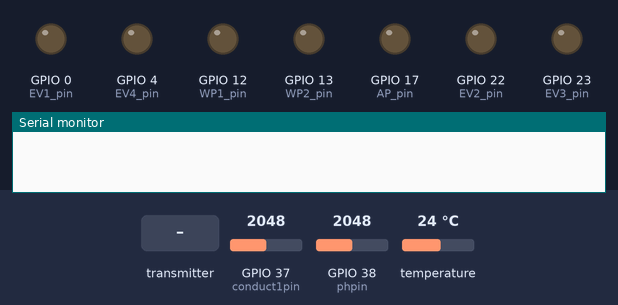
This sketch was run on a simulated ESP32. Parts: output pins drawn as LEDs (lit = HIGH), the last lines printed to the serial monitor. Inputs (shaded band) come from the test bench; at power-on: GPIO 37 (conduct1pin) = 2048, GPIO 38 (phpin) = 2048, temperature 24 °C.

Above: at 1.3 s.
1.4 s: the transmitter starts sending ident = 0
3.4 s: the transmitter starts sending ident = 1
5.4 s: the transmitter starts sending update1 = 1
At 6.1 s:
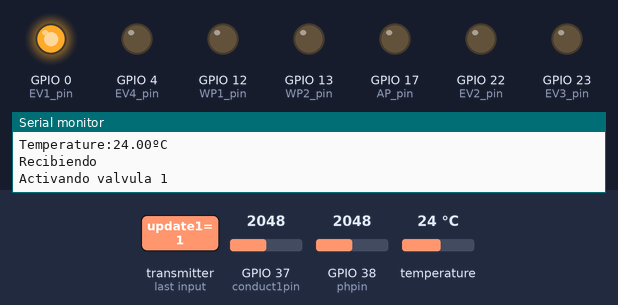
6.9 s: the transmitter starts sending update1 = 0
At 7.2 s:
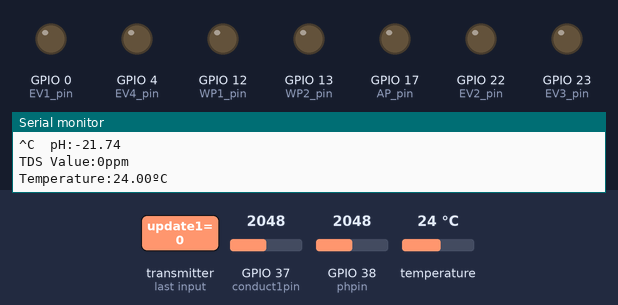
Timing chart, 0 to 9.9 s (numbered marks = the images above; inputs shaded):
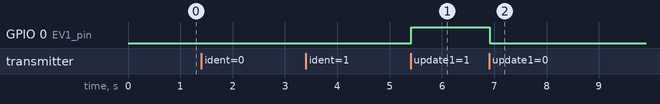

Measured:
- after the input at 5.4 s, GPIO 0 (EV1_pin): LOW → HIGH at once
- after the input at 6.9 s, GPIO 0 (EV1_pin): HIGH → LOW at once

The sketch:

prueba_nodocentral1.ino
```cpp
//Codigo perspectiva del nodo central hacia el nodo B

#include <WiFi.h>
#include <esp_now.h>
#include <esp_wifi.h>
#include "DFRobot_PH.h"
#include <EEPROM.h>
#include <OneWire.h>
#include <DallasTemperature.h>

#define CHANNEL 0       //Definiendo el canal de comunicacion para la comunicacion entre en initiator y el responder
#define phpin 38       //anadir pin al que va conectado el sensor de ph
#define conduct1pin 37   //anadir pin al que va conectado el sensor de conductividad
const int temppin = 36;      //anadir pin al que va conectado el sensor de temperatura
#define VREF 3.3      // analog reference voltage(Volt) of the ADC
#define SCOUNT  30           // sum of sample point
int analogBuffer[SCOUNT];    // store the analog value in the array, read from ADC
int analogBufferTemp[SCOUNT];
int analogBufferIndex = 0;
int copyIndex = 0;

//Pines de las valvulas y bombas

#define EV1_pin 0
#define EV2_pin 22
#define EV3_pin 23
#define EV4_pin 4
#define WP1_pin 12
#define WP2_pin 13
#define AP_pin 17


//Estados de las valvulas y bombas

bool valvula1state;
bool valvula2state;
bool valvula3state;
bool valvula4state;
bool bomba1state;
bool bomba2state;
bool bombaairestate;

//Variables a medir en nodo central
float phValue = 0;
float averageVoltage = 0;
float tdsValue = 0;
float temperature = 30; //OJO REVISAR ESTE VALOR
DFRobot_PH ph;

OneWire oneWire(temppin);    // Setup a oneWire instance to communicate with any OneWire devices

DallasTemperature sensors(&oneWire);    // Pass our oneWire reference to Dallas Temperature sensor

// Variables a enviar
float ph_send;
float temp1;
float temp2;
float conduct1;
float conduct2;
float eco2;
float uv;
float humedad_sustrato;
float temp_ambiente;
float humedad_ambiente;

// MAC Address (esp32 del nodo B)
uint8_t broadcastAddress[] = {0xA0, 0x76, 0x4E, 0x5A, 0x5B, 0xC0};

//// ======================================== Variable for millis / timer.
unsigned long previousMillis = 0;
const long interval = 10000;

// Definiendo la estructura de datos que va al nodo B, la "b" indica que estas varibles van a este nodo (debe matchear la estructura del responder)
typedef struct struct_message {
int ID;
float b_ph;
float b_temp1;
float b_temp2;
float b_conduct1;
float b_conduct2;
float b_eco2;
float b_uv;
float b_humedad_sustrato;
float b_temp_ambiente;
float b_humedad_ambiente;
bool b_valvula1state;
bool b_valvula2state;
bool b_valvula3state;
bool b_valvula4state;
bool b_water1state;
bool b_water2state;
bool b_airstate;
} struct_message;

// Creando un objeto de la estructura de datos
struct_message mediciones_estados;

// Define data structure para las instrucciones a enviar al nodo central desde el web server. La "c" en los componentes del struct representan que van al nodo central
typedef struct struct_message1 {

int ident;
bool update1;
bool update2;
bool update3;
bool update4;
bool update5;
bool update6;
bool update7;

} struct_message1;

// Creando un objeto de la estructura de datos
struct_message1 instrucciones;


// Sent data callback function - callback para mandar las mediciones
void OnDataSent(const uint8_t *macAddr, esp_now_send_status_t status)
{
  Serial.print("Send Status: ");
  Serial.println(status == ESP_NOW_SEND_SUCCESS ? "Delivery Success" : "Delivery Fail");
}

// Receive data callback function - callback para recibir las instrucciones
void OnDataRecv(const uint8_t * mac, const uint8_t *incomingData, int len)
{
  // Recibiendo data
  memcpy(&instrucciones, incomingData, sizeof(instrucciones));
  Serial.println("Recibiendo");


  // AQUI SE DEBE ESCRIBIR QUE SE VA A HACER EN LA SALIDAS FISICAS DE ACUERDO AL ID RECIBIDO
  if(instrucciones.ident == 1){
    if(instrucciones.update1 == 1){
      digitalWrite(EV1_pin, HIGH);
      Serial.println("Activando valvula 1");
    }
    else{
      digitalWrite(EV1_pin, LOW);
      Serial.println("Desactivando valvula 1");
      }

  }

  if(instrucciones.ident == 2){
    if(instrucciones.update2 == 1){
      digitalWrite(EV2_pin, HIGH);
      Serial.println("Activando valvula 2");
    }
    else{
      digitalWrite(EV2_pin, LOW);
      Serial.println("Desactivando valvula 2");
      }
  }

  if(instrucciones.ident == 3){
    if(instrucciones.update3 == 1){
      digitalWrite(EV3_pin, HIGH);
      Serial.println("Activando valvula 3");
    }
    else{
      digitalWrite(EV3_pin, LOW);
      Serial.println("Desactivando valvula 3");
      }
  }

  if(instrucciones.ident == 4){
    if(instrucciones.update4 == 1){
      digitalWrite(EV4_pin, HIGH);
      Serial.println("Activando valvula 4");
    }
    else{
      digitalWrite(EV4_pin, LOW);
      Serial.println("Desactivando valvula 4");
      }
  }
  if(instrucciones.ident == 5){
    if(instrucciones.update5 == 1){
      digitalWrite(WP1_pin, HIGH);
      Serial.println("Activando bomba de agua 1");
    }
    else{
      digitalWrite(WP1_pin, LOW);
      Serial.println("Desactivando bomba de agua 1");
      }
  }

  if(instrucciones.ident == 6){
    if(instrucciones.update6 == 1){
      digitalWrite(WP2_pin, HIGH);
      Serial.println("Activando bomba de agua 2");
    }
    else{
      digitalWrite(WP2_pin, LOW);
      Serial.println("Desactivando bomba de agua 2");
      }
  }

  if(instrucciones.ident == 7){
    if(instrucciones.update7 == 1){
      digitalWrite(AP_pin, HIGH);
      Serial.println("Activando bomba de aire");
    }
    else{
      digitalWrite(AP_pin, LOW);
      Serial.println("Desactivando bomba de aire");
      }
  }

}

void setup() {

  pinMode(EV1_pin, OUTPUT);
  pinMode(EV2_pin, OUTPUT);
  pinMode(EV3_pin, OUTPUT);
  pinMode(EV4_pin, OUTPUT);
  pinMode(WP1_pin, OUTPUT);
  pinMode(WP2_pin, OUTPUT);
  pinMode(AP_pin, OUTPUT);

  // Serial monitor
  Serial.begin(115200);
  delay(100);

  //Declarando el pin de sensor de conductividad 1 como entrada e iniciando sensores
  pinMode(conduct1pin, INPUT);
  ph.begin();
  sensors.begin();

  // Configurando esp32 en modo estacion
  WiFi.mode(WIFI_STA);

  int cur_WIFIchannel = WiFi.channel();

  if (cur_WIFIchannel != CHANNEL) {
    //WiFi.printDiag(Serial); // Uncomment to verify channel number before
    esp_wifi_set_promiscuous(true);
    esp_wifi_set_channel(CHANNEL, WIFI_SECOND_CHAN_NONE);
    esp_wifi_set_promiscuous(false);
    //WiFi.printDiag(Serial); // Uncomment to verify channel change after
  }

  // Iniciando ESP-NOW
  if (esp_now_init() != 0) {
    Serial.println("Error initializing ESP-NOW");
    //return;
  }

  // Define callback function
  esp_now_register_send_cb(OnDataSent);

  esp_now_peer_info_t peerInfo = {};
  memcpy(peerInfo.peer_addr, broadcastAddress, 6);
  peerInfo.channel = 0;
  peerInfo.encrypt = false;

  if (esp_now_add_peer(&peerInfo) != ESP_OK) {
    Serial.println("Failed to add peer");
    //return;
    }
 // Register callback function
  esp_now_register_recv_cb(OnDataRecv);

}

void loop() {

 //---------------Obteniendo valores sensor pH---------------------------
  sensors.requestTemperatures();
  float temperature = sensors.getTempCByIndex(0);

  static unsigned long timepoint = millis();
  if(millis()-timepoint>1000U){                       //time interval: 1s
        timepoint = millis();
        //temperature = readTemperature();            // read your temperature sensor to execute temperature compensation
        averageVoltage = analogRead(phpin)/1024.0*(3300);  // read the voltage
        phValue = ph.readPH(averageVoltage,temperature);   // convert voltage to pH with temperature compensation
        //Serial.print("temperature:");
        //Serial.print(temperature,1);
        Serial.print("^C  pH:");
        Serial.println(phValue,2);
    }
   ph.calibration(averageVoltage,temperature);           // calibration process by Serail CMD

//------------Obteniendo valores sensor TDS------------------------------

  static unsigned long analogSampleTimepoint = millis();
  if (millis() - analogSampleTimepoint > 40U)  //every 40 milliseconds,read the analog value from the ADC
  {
    analogSampleTimepoint = millis();
    analogBuffer[analogBufferIndex] = analogRead(conduct1pin);    //read the analog value and store into the buffer
    analogBufferIndex++;
    if (analogBufferIndex == SCOUNT)
      analogBufferIndex = 0;
  }
  static unsigned long printTimepoint = millis();
  if (millis() - printTimepoint > 800U)
  {
    printTimepoint = millis();
    for (copyIndex = 0; copyIndex < SCOUNT; copyIndex++)
      analogBufferTemp[copyIndex] = analogBuffer[copyIndex];
    averageVoltage = getMedianNum(analogBufferTemp, SCOUNT) * (float)VREF / 1024.0; // read the analog value more stable by the median filtering algorithm, and convert to voltage value
    float compensationCoefficient = 1.0 + 0.02 * (temperature - 25.0); //temperature compensation formula: fFinalResult(25^C) = fFinalResult(current)/(1.0+0.02*(fTP-25.0));
    float compensationVolatge = averageVoltage / compensationCoefficient; //temperature compensation
    tdsValue = (133.42 * compensationVolatge * compensationVolatge * compensationVolatge - 255.86 * compensationVolatge * compensationVolatge + 857.39 * compensationVolatge) * 0.5; //convert voltage value to tds value

    Serial.print("TDS Value:");
    Serial.print(tdsValue, 0);
    Serial.println("ppm");

    Serial.print("Temperature:");
    Serial.print(temperature);
    Serial.println("ºC");
  }
  //-------------------------------------------------------------------------
    /*
    Con el fin de perparar todos los datos para enviarlos en un nuevo struct
    se asignan a las variables ph, conduct1 y temp1 los valores de ph, conductividad 1
    y temperatura 1 medidos por los sensores que se encuentran integrados
    en este dispositivo (nodo central), para el caso de ph y conductividad incluir
    las librerias correspondientes
    */
  unsigned long currentMillis = millis();
  if (currentMillis - previousMillis >= interval) {
    previousMillis = currentMillis;

  ph_send = 1.1;// variable almacenadora o funcion para medicion de ph (libreria DFRobot_PH.h)
  temp1 = 1.1; // variable almacenadora o funcion para medicion de temperatura (libreria OneWire.h y DallasTemperature.h)
  temp2 = 1.1; //variable que almacena el valor de temp2
  conduct1 = 1.1; //  variable almacenadora o funcion para medicion de conductividad 1 (libreria)
  conduct2 = 1.1; //variable que almacena el valor de conduct2
  eco2 = 1.1; //variable que almacena el valor de coduct2
  uv = 1.1; //variable que almacena el valor de uv
  humedad_sustrato = 1.1; //variable que almacena el valor de huemdad del sustrato
  temp_ambiente = 1.1; //variable que almacena el valor de humedad del sustrato
  humedad_ambiente = 1.1; //variable que almacena el valor de humedad ambiente

  valvula1state = digitalRead(0);
  valvula2state = digitalRead(22);
  valvula3state = digitalRead(23);
  valvula4state = digitalRead(4);
  bomba1state = digitalRead(12);
  bomba2state = digitalRead(13);
  bombaairestate = digitalRead(17);
//
//  Serial.print("Estado valvula 1:            ");
//  Serial.println(valvula1state);
//  Serial.print("Estado Valvula 2:            ");
//  Serial.println(valvula2state);
//  Serial.print("Estado Valvula 3:            ");
//  Serial.println(valvula3state);
//  Serial.print("Estado Valvula 4:            ");
//  Serial.println(valvula4state);
//  Serial.print("Estado bomba 1:              ");
//  Serial.println(bomba1state);
//  Serial.print("Estado bomba 2:              ");
//  Serial.println(bomba2state);
//  Serial.print("Estado bomba aire:           ");
//  Serial.println(bombaairestate);
//
//  Serial.print("pH:                   ");
//  Serial.println(ph_send);
//  Serial.print("Temperatura 1:        ");
//  Serial.println(temp1);
//  Serial.print("Temperatura 2:        ");
//  Serial.println(temp2);
//  Serial.print("Conductividad 1:      ");
//  Serial.println(conduct1, 0);
//  Serial.print("Conductividad 2:      ");
//  Serial.println(conduct2);
//  Serial.print("eCO2:                 ");
//  Serial.println(eco2);
//  Serial.print("Radiacion UV:         ");
//  Serial.println(uv);
//  Serial.print("Humedad sustrato:     ");
//  Serial.println(humedad_sustrato);
//  Serial.print("Temperatura ambiente: ");
//  Serial.println(temp_ambiente);
//  Serial.print("Humedad ambiente:     ");
//  Serial.println(humedad_ambiente);

  /*OPCIONAL: Para el caso de las variables que ya tenian almacenado valores de sensores
    se pueden anadir directamente al objeto de estructuras de datos sin tener que declararlas
    como nuevas variables
  */

  // Anadir al objeto de estructura de datos

  mediciones_estados.b_ph = ph_send;
  mediciones_estados.b_temp1 = temp1;
  mediciones_estados.b_temp2 = temp2;
  mediciones_estados.b_conduct1 = conduct1;
  mediciones_estados.b_conduct2 = conduct2;
  mediciones_estados.b_eco2 = eco2;
  mediciones_estados.b_uv = uv;
  mediciones_estados.b_humedad_sustrato = humedad_sustrato;
  mediciones_estados.b_temp_ambiente = temp_ambiente;
  mediciones_estados.b_humedad_ambiente = humedad_ambiente;

  mediciones_estados.b_valvula1state = valvula1state;
  mediciones_estados.b_valvula2state = valvula2state;
  mediciones_estados.b_valvula3state = valvula3state;
  mediciones_estados.b_valvula4state = valvula4state;
  mediciones_estados.b_water1state = bomba1state;
  mediciones_estados.b_water2state = bomba2state;
  mediciones_estados.b_airstate = bombaairestate;

  // Enviar mediciones
  mediciones_estados.ID = 1;
  esp_now_send(broadcastAddress, (uint8_t *) &mediciones_estados, sizeof(mediciones_estados));

    // Enviar estados
  mediciones_estados.ID = 0;
  esp_now_send(broadcastAddress, (uint8_t *) &mediciones_estados, sizeof(mediciones_estados));    //estados

  Serial.println("Linea de envio");

  // Delay de envio 2 horas
  //delay(1000);
  }
}


int getMedianNum(int bArray[], int iFilterLen)
{
  int bTab[iFilterLen];
  for (byte i = 0; i < iFilterLen; i++)
    bTab[i] = bArray[i];
  int i, j, bTemp;
  for (j = 0; j < iFilterLen - 1; j++)
  {
    for (i = 0; i < iFilterLen - j - 1; i++)
    {
      if (bTab[i] > bTab[i + 1])
      {
        bTemp = bTab[i];
        bTab[i] = bTab[i + 1];
        bTab[i + 1] = bTemp;
      }
    }
  }
  if ((iFilterLen & 1) > 0)
    bTemp = bTab[(iFilterLen - 1) / 2];
  else
    bTemp = (bTab[iFilterLen / 2] + bTab[iFilterLen / 2 - 1]) / 2;
  return bTemp;
}
```
